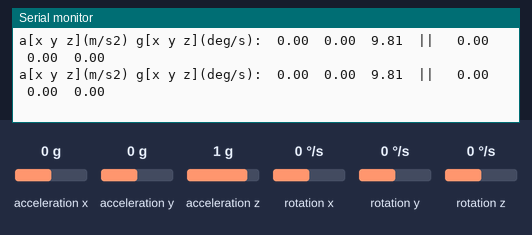
Recording of a sketch running on a simulated Arduino Uno, built with avr-gcc and run on an emulated ATmega328P. On the bench: the last lines printed to the serial monitor. The test bench sets the inputs (shaded band); at power-on: rotation x 0 °/s, rotation y 0 °/s, acceleration x 0 g, acceleration y 0 g, rotation z 0 °/s, acceleration z 1 g.

Above: at 1.2 s.
1.3 s: rotation x set to -192 °/s
At 1.42 s:
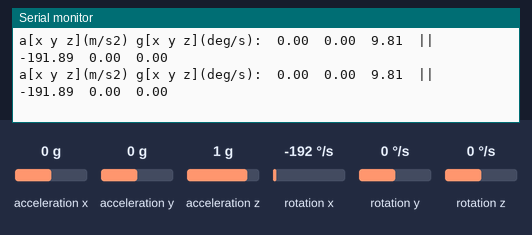
4.3 s: rotation y set to -192 °/s
At 4.48 s:
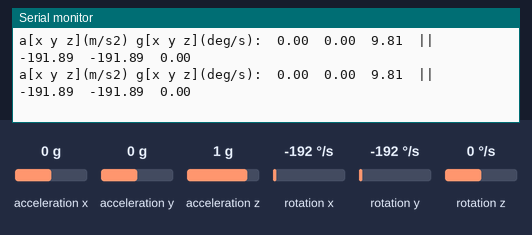
7.3 s: acceleration x set to -0.8 g
At 7.4 s:
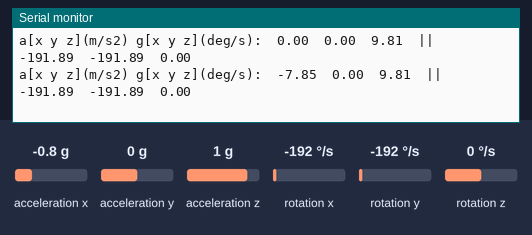
10.3 s: acceleration x set to 0 g
At 10.35 s:
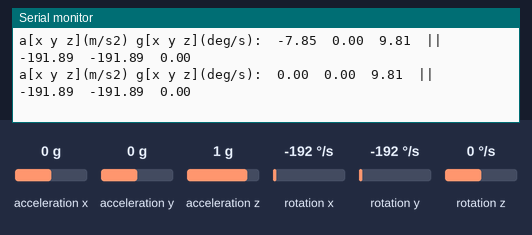
13.3 s: acceleration y set to -1.4 g
At 13.38 s:
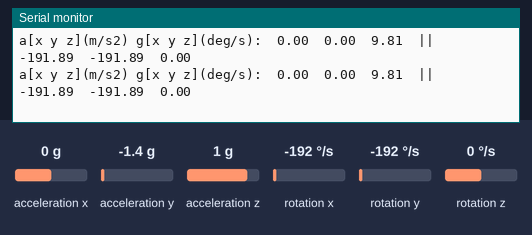
16.3 s: rotation z set to -192 °/s
At 16.47 s:
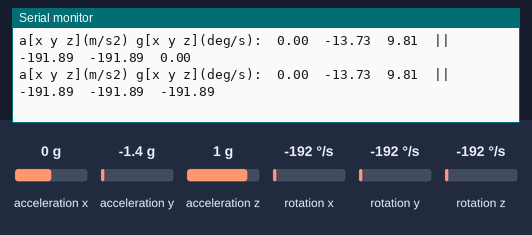

Measured:
- after the input at 1.3 s, the serial monitor: prints a new line at once (image 1)
- after the input at 4.3 s, the serial monitor: prints a new line after 0.07 s (image 2)
- after the input at 7.3 s, the serial monitor: prints a new line after 0.10 s (image 3)
- after the input at 10.3 s, the serial monitor: prints a new line after 0.05 s (image 4)
- after the input at 16.3 s, the serial monitor: prints a new line after 0.05 s (image 6)

The sketch:

version_1.ino
```cpp
// Librerias I2C para controlar el mpu6050
// la libreria MPU6050.h necesita I2Cdev.h, I2Cdev.h necesita Wire.h
#include <I2Cdev.h>
#include <MPU6050.h>
#include <Wire.h>

// La dirección del MPU6050 puede ser 0x68 o 0x69, dependiendo
// del estado de AD0. Si no se especifica, 0x68 estará implicito
MPU6050 sensor;

// Valores RAW (sin procesar) del acelerometro y giroscopio en los ejes x,y,z
int16_t ax, ay, az; //Acelerometro
int16_t gx, gy, gz; //Giroscopio

void setup() {
  Serial.begin(9600);    //Iniciando puerto serial
  Wire.begin();           //Iniciando I2C
  sensor.initialize();    //Iniciando el sensor

  if (sensor.testConnection()) Serial.println("Sensor iniciado correctamente");
  else Serial.println("Error al iniciar el sensor");
}

void loop() {
  // Leer las aceleraciones y velocidades angulares
  sensor.getAcceleration(&ax, &ay, &az); //lee la aceleración de los componentes x-y-z como parámetro
  sensor.getRotation(&gx, &gy, &gz); //La segunda función realiza la lectura de la velocidad angular y guarda las lecturas en sus respectivas variables

  //Mostrar las lecturas separadas por un [tab]
  float ax_m_s2 = ax * (9.81/16384.0);
  float ay_m_s2 = ay * (9.81/16384.0);
  float az_m_s2 = az * (9.81/16384.0);
  float gx_deg_s = gx * (250.0/32768.0);
  float gy_deg_s = gy * (250.0/32768.0);
  float gz_deg_s = gz * (250.0/32768.0);
  //Mostrar las lecturas separadas por un [tab]
  Serial.print("a[x y z](m/s2) g[x y z](deg/s):\t");
  Serial.print(ax_m_s2); Serial.print("\t");
  Serial.print(ay_m_s2); Serial.print("\t");
  Serial.print(az_m_s2); Serial.print("\t");Serial.print("|| \t");
  Serial.print(gx_deg_s); Serial.print("\t");
  Serial.print(gy_deg_s); Serial.print("\t");
  Serial.println(gz_deg_s);
  delay(100);
}
```
